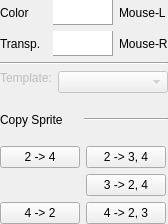
<?xml version="1.0" encoding="UTF-8"?>
<ui version="4.0">
 <class>WallEditorWidget</class>
 <widget class="QWidget" name="WallEditorWidget">
  <property name="geometry">
   <rect>
    <x>0</x>
    <y>0</y>
    <width>168</width>
    <height>224</height>
   </rect>
  </property>
  <property name="windowTitle">
   <string>Form</string>
  </property>
  <layout class="QVBoxLayout" name="verticalLayout">
   <property name="leftMargin">
    <number>0</number>
   </property>
   <property name="topMargin">
    <number>0</number>
   </property>
   <property name="rightMargin">
    <number>0</number>
   </property>
   <property name="bottomMargin">
    <number>0</number>
   </property>
   <item>
    <widget class="QWidget" name="widgetColors" native="true">
     <property name="sizePolicy">
      <sizepolicy hsizetype="Preferred" vsizetype="Maximum">
       <horstretch>0</horstretch>
       <verstretch>0</verstretch>
      </sizepolicy>
     </property>
     <property name="maximumSize">
      <size>
       <width>16777215</width>
       <height>57</height>
      </size>
     </property>
     <layout class="QGridLayout" name="gridLayout">
      <property name="leftMargin">
       <number>0</number>
      </property>
      <property name="topMargin">
       <number>0</number>
      </property>
      <property name="rightMargin">
       <number>0</number>
      </property>
      <property name="bottomMargin">
       <number>0</number>
      </property>
      <item row="2" column="0">
       <widget class="QLabel" name="labelAlpha">
        <property name="text">
         <string>Transp.</string>
        </property>
       </widget>
      </item>
      <item row="1" column="0">
       <widget class="QLabel" name="labelColor">
        <property name="text">
         <string>Color</string>
        </property>
       </widget>
      </item>
      <item row="1" column="2">
       <widget class="QLabel" name="labelColorM">
        <property name="text">
         <string>Mouse-L</string>
        </property>
       </widget>
      </item>
      <item row="2" column="1">
       <widget class="ColorDialogButtonAlpha" name="dispAlpha">
        <property name="sizePolicy">
         <sizepolicy hsizetype="Fixed" vsizetype="Fixed">
          <horstretch>0</horstretch>
          <verstretch>0</verstretch>
         </sizepolicy>
        </property>
        <property name="minimumSize">
         <size>
          <width>60</width>
          <height>25</height>
         </size>
        </property>
        <property name="maximumSize">
         <size>
          <width>60</width>
          <height>25</height>
         </size>
        </property>
        <property name="acceptDrops">
         <bool>false</bool>
        </property>
        <property name="frameShape">
         <enum>QFrame::Panel</enum>
        </property>
        <property name="frameShadow">
         <enum>QFrame::Raised</enum>
        </property>
        <property name="lineWidth">
         <number>1</number>
        </property>
        <property name="verticalScrollBarPolicy">
         <enum>Qt::ScrollBarAlwaysOff</enum>
        </property>
        <property name="horizontalScrollBarPolicy">
         <enum>Qt::ScrollBarAlwaysOff</enum>
        </property>
       </widget>
      </item>
      <item row="2" column="2">
       <widget class="QLabel" name="labelAlphaM">
        <property name="text">
         <string>Mouse-R</string>
        </property>
       </widget>
      </item>
      <item row="1" column="1">
       <widget class="ColorDialogButton" name="dispColor">
        <property name="sizePolicy">
         <sizepolicy hsizetype="Fixed" vsizetype="Fixed">
          <horstretch>0</horstretch>
          <verstretch>0</verstretch>
         </sizepolicy>
        </property>
        <property name="minimumSize">
         <size>
          <width>60</width>
          <height>25</height>
         </size>
        </property>
        <property name="maximumSize">
         <size>
          <width>60</width>
          <height>25</height>
         </size>
        </property>
        <property name="mouseTracking">
         <bool>false</bool>
        </property>
        <property name="acceptDrops">
         <bool>false</bool>
        </property>
        <property name="frameShape">
         <enum>QFrame::Panel</enum>
        </property>
        <property name="frameShadow">
         <enum>QFrame::Raised</enum>
        </property>
        <property name="lineWidth">
         <number>1</number>
        </property>
        <property name="midLineWidth">
         <number>0</number>
        </property>
        <property name="verticalScrollBarPolicy">
         <enum>Qt::ScrollBarAlwaysOff</enum>
        </property>
        <property name="horizontalScrollBarPolicy">
         <enum>Qt::ScrollBarAlwaysOff</enum>
        </property>
        <property name="backgroundBrush">
         <brush brushstyle="NoBrush">
          <color alpha="255">
           <red>0</red>
           <green>0</green>
           <blue>0</blue>
          </color>
         </brush>
        </property>
        <property name="interactive">
         <bool>true</bool>
        </property>
       </widget>
      </item>
     </layout>
    </widget>
   </item>
   <item>
    <widget class="Line" name="line_2">
     <property name="orientation">
      <enum>Qt::Horizontal</enum>
     </property>
    </widget>
   </item>
   <item>
    <widget class="QWidget" name="widgetDispMode" native="true">
     <property name="sizePolicy">
      <sizepolicy hsizetype="Preferred" vsizetype="Maximum">
       <horstretch>0</horstretch>
       <verstretch>0</verstretch>
      </sizepolicy>
     </property>
     <property name="maximumSize">
      <size>
       <width>16777215</width>
       <height>16777215</height>
      </size>
     </property>
     <layout class="QFormLayout" name="formLayout">
      <property name="leftMargin">
       <number>0</number>
      </property>
      <property name="topMargin">
       <number>0</number>
      </property>
      <property name="rightMargin">
       <number>0</number>
      </property>
      <property name="bottomMargin">
       <number>0</number>
      </property>
      <item row="0" column="0">
       <widget class="QLabel" name="labelTemplate">
        <property name="enabled">
         <bool>false</bool>
        </property>
        <property name="sizePolicy">
         <sizepolicy hsizetype="Maximum" vsizetype="Maximum">
          <horstretch>0</horstretch>
          <verstretch>0</verstretch>
         </sizepolicy>
        </property>
        <property name="text">
         <string>Template:</string>
        </property>
       </widget>
      </item>
      <item row="0" column="1">
       <widget class="QComboBox" name="comboTemplate">
        <property name="enabled">
         <bool>false</bool>
        </property>
        <property name="sizePolicy">
         <sizepolicy hsizetype="Minimum" vsizetype="Fixed">
          <horstretch>0</horstretch>
          <verstretch>0</verstretch>
         </sizepolicy>
        </property>
       </widget>
      </item>
     </layout>
    </widget>
   </item>
   <item>
    <widget class="QWidget" name="widgetCopyLbl" native="true">
     <layout class="QHBoxLayout" name="horizontalLayout">
      <property name="spacing">
       <number>0</number>
      </property>
      <property name="leftMargin">
       <number>0</number>
      </property>
      <property name="topMargin">
       <number>0</number>
      </property>
      <property name="rightMargin">
       <number>0</number>
      </property>
      <property name="bottomMargin">
       <number>0</number>
      </property>
      <item>
       <widget class="QLabel" name="label">
        <property name="text">
         <string>Copy Sprite</string>
        </property>
       </widget>
      </item>
      <item>
       <widget class="Line" name="line">
        <property name="orientation">
         <enum>Qt::Horizontal</enum>
        </property>
       </widget>
      </item>
     </layout>
    </widget>
   </item>
   <item>
    <widget class="QWidget" name="widgetCopyBtn" native="true">
     <layout class="QFormLayout" name="formLayout_2">
      <property name="leftMargin">
       <number>0</number>
      </property>
      <property name="topMargin">
       <number>0</number>
      </property>
      <property name="rightMargin">
       <number>0</number>
      </property>
      <property name="bottomMargin">
       <number>0</number>
      </property>
      <item row="0" column="0">
       <widget class="QPushButton" name="btnCopy2_4">
        <property name="maximumSize">
         <size>
          <width>80</width>
          <height>16777215</height>
         </size>
        </property>
        <property name="text">
         <string>2 -&gt; 4</string>
        </property>
       </widget>
      </item>
      <item row="0" column="1">
       <widget class="QPushButton" name="btnCopy2_34">
        <property name="maximumSize">
         <size>
          <width>80</width>
          <height>16777215</height>
         </size>
        </property>
        <property name="text">
         <string>2 -&gt; 3, 4</string>
        </property>
       </widget>
      </item>
      <item row="2" column="0">
       <widget class="QPushButton" name="btnCopy4_2">
        <property name="maximumSize">
         <size>
          <width>80</width>
          <height>16777215</height>
         </size>
        </property>
        <property name="text">
         <string>4 -&gt; 2</string>
        </property>
       </widget>
      </item>
      <item row="2" column="1">
       <widget class="QPushButton" name="btnCopy4_23">
        <property name="maximumSize">
         <size>
          <width>80</width>
          <height>16777215</height>
         </size>
        </property>
        <property name="text">
         <string>4 -&gt; 2, 3</string>
        </property>
       </widget>
      </item>
      <item row="1" column="1">
       <widget class="QPushButton" name="btnCopy3">
        <property name="maximumSize">
         <size>
          <width>80</width>
          <height>16777215</height>
         </size>
        </property>
        <property name="text">
         <string>3 -&gt; 2, 4</string>
        </property>
       </widget>
      </item>
     </layout>
    </widget>
   </item>
  </layout>
 </widget>
 <customwidgets>
  <customwidget>
   <class>ColorDialogButton</class>
   <extends>QGraphicsView</extends>
   <header>color_dialog.h</header>
  </customwidget>
  <customwidget>
   <class>ColorDialogButtonAlpha</class>
   <extends>QGraphicsView</extends>
   <header>color_dialog.h</header>
  </customwidget>
 </customwidgets>
 <resources/>
 <connections/>
</ui>
